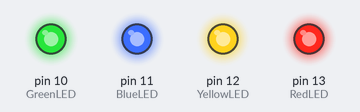
Bench run of a sketch on a simulated Arduino Uno, built with avr-gcc and run on an emulated ATmega328P. Parts: output pins drawn as LEDs (lit = HIGH).

Above: at 0.1 s.
Timing chart, 0 to 1.6 s (numbered marks = the images above):
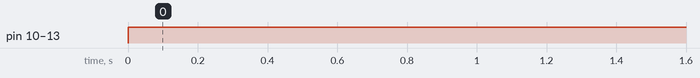

Measured:
- by itself, pin 10 (GreenLED), pin 11 (BlueLED), pin 12 (YellowLED), pin 13 (RedLED): LOW → HIGH at 0.00 s

The sketch:

Led_Test_Code.ino
```cpp
#define RedLED 13     // The pin the red LED is connected to
#define YellowLED 12  // The pin the yellow LED is connected to
#define BlueLED 11    // The pin the blue LED is connected to
#define GreenLED 10   // The pin the green LED is connected to

void setup() {
  pinMode(RedLED, OUTPUT);    // Declare the red LED as an output
  pinMode(YellowLED, OUTPUT); // Declare the yellow LED as an output
  pinMode(BlueLED, OUTPUT);   // Declare the blue LED as an output
  pinMode(GreenLED, OUTPUT);  // Declare the green LED as an output
}

void loop() {
  digitalWrite(RedLED, HIGH);     // Turn the red LED on
  digitalWrite(YellowLED, HIGH);  // Turn the yellow LED on
  digitalWrite(BlueLED, HIGH);    // Turn the blue LED on
  digitalWrite(GreenLED, HIGH);   // Turn the green LED on
}
```
